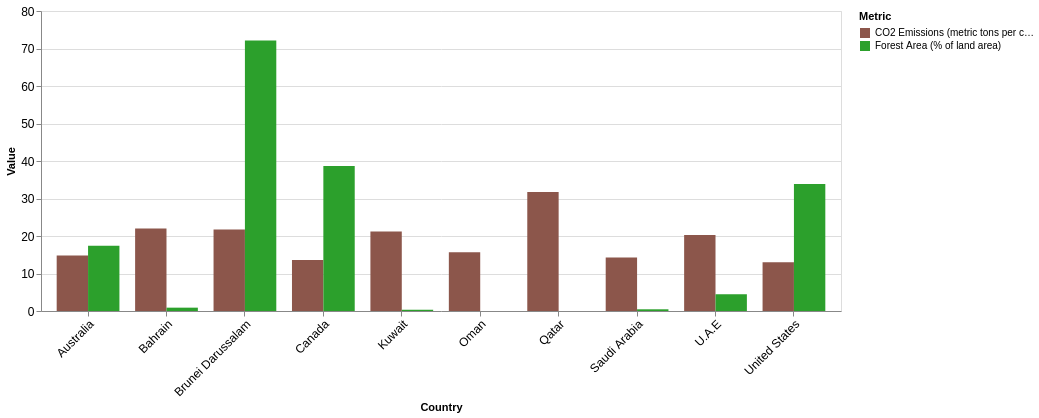

Specify this chart in Vega-Lite:
### Vega-Lite specification from a JSON file in a GitHub repository (floating-point values rounded to 4 significant figures)
{"$schema": "https://vega.github.io/schema/vega-lite/v5.json", "width": 800, "height": 300, "data": {"values": [{"Country Name": "Qatar", "Country Code": "QAT", "2020_CO2": 31.73, "2020_ForestArea": 0}, {"Country Name": "Bahrain", "Country Code": "BHR", "2020_CO2": 21.98, "2020_ForestArea": 0.8917}, {"Country Name": "Brunei Darussalam", "Country Code": "BRN", "2020_CO2": 21.71, "2020_ForestArea": 72.11}, {"Country Name": "Kuwait", "Country Code": "KWT", "2020_CO2": 21.17, "2020_ForestArea": 0.3507}, {"Country Name": "U.A.E", "Country Code": "ARE", "2020_CO2": 20.25, "2020_ForestArea": 4.468}, {"Country Name": "Oman", "Country Code": "OMN", "2020_CO2": 15.64, "2020_ForestArea": 0.008078}, {"Country Name": "Australia", "Country Code": "AUS", "2020_CO2": 14.78, "2020_ForestArea": 17.42}, {"Country Name": "Saudi Arabia", "Country Code": "SAU", "2020_CO2": 14.27, "2020_ForestArea": 0.4545}, {"Country Name": "Canada", "Country Code": "CAN", "2020_CO2": 13.59, "2020_ForestArea": 38.7}, {"Country Name": "United States", "Country Code": "USA", "2020_CO2": 13.03, "2020_ForestArea": 33.87}]}, "selection": {"metric_selection": {"type": "multi", "fields": ["Metric Label"], "bind": "legend"}}, "transform": [{"fold": ["2020_CO2", "2020_ForestArea"], "as": ["Metric", "Value"]}, {"calculate": "datum.Metric === '2020_CO2' ? 'CO2 Emissions (metric tons per capita)' : 'Forest Area (% of land area)'", "as": "Metric Label"}], "mark": "bar", "encoding": {"x": {"field": "Country Name", "type": "ordinal", "title": "Country", "axis": {"labelAngle": -45, "labelFontSize": 12}}, "y": {"field": "Value", "type": "quantitative", "title": "Value", "axis": {"labelFontSize": 12}}, "color": {"field": "Metric Label", "type": "nominal", "title": "Metric", "scale": {"range": ["#8c564b", "#2ca02c"]}}, "xOffset": {"field": "Metric Label"}, "tooltip": [{"field": "Country Name", "type": "ordinal", "title": "Country"}, {"field": "Metric Label", "type": "nominal", "title": "Metric"}, {"field": "Value", "type": "quantitative", "title": "Value", "format": ".2f"}], "opacity": {"condition": {"selection": "metric_selection", "value": 1}, "value": 0.1}}}
